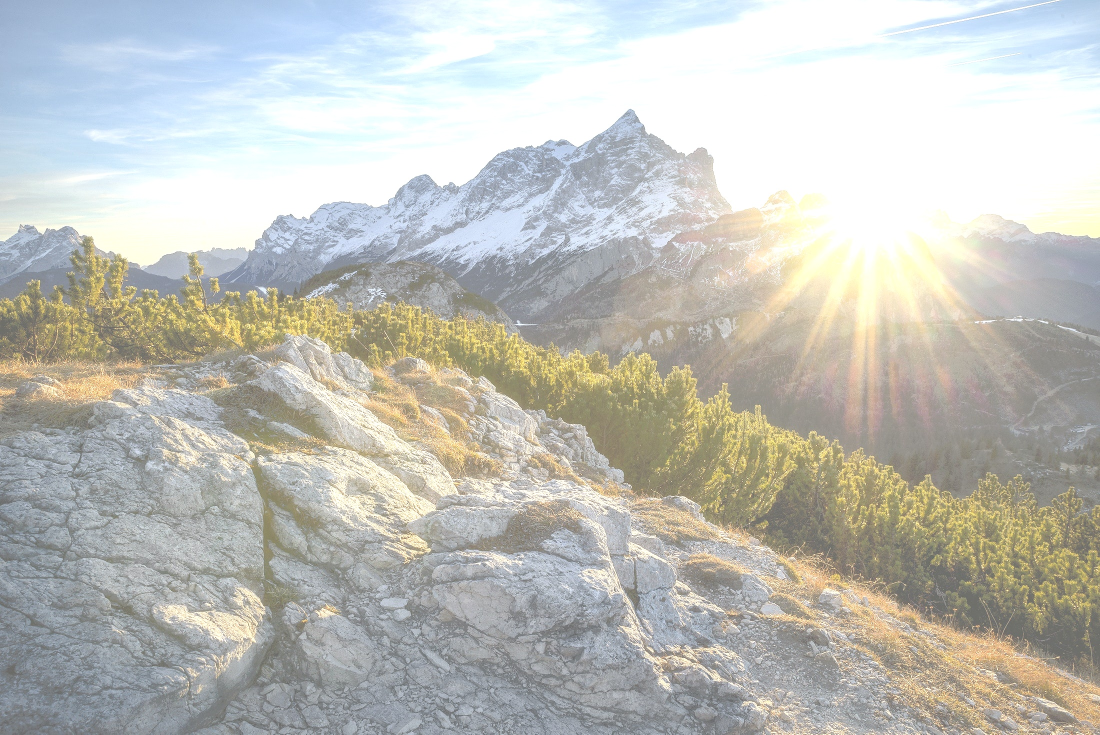
#> input picture new_scenery.jpg, 2200 x 1469 px (shown at 1/2 size)
$ python nomor_1.py
#> lines starting #> are read from the running program, lines starting #| are printed output that depends on the picture
import cv2
import matplotlib.pyplot as plt

# Membaca sebuah image ke dalam file
image = cv2.imread('./new_scenery.jpg')
#> image is the input picture: shape (1469, 2200, 3); mean B, G, R 185.4, 191.4, 190.8

# Membuat sebuah dimensi untuk image yang akan dibuat
height = int(image.shape[0] * 0.2)
#> height = 293
width = int(image.shape[1] * 0.2)
#> width = 440
dim = (height, width) ## DImensi baru dari image yang akan di resize
#> dim = (293, 440)

resized = cv2.resize(image, dim, interpolation=cv2.INTER_AREA) ## Resize image dengan dimensi yang baru
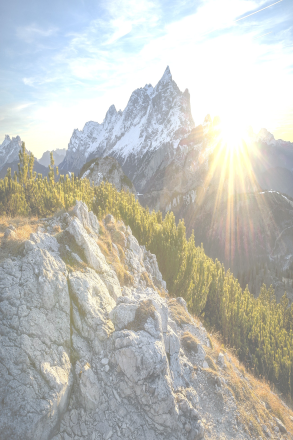
#> resized: shape (440, 293, 3); mean B, G, R 185.4, 191.4, 190.8
color = ['b', 'g', 'r'] #List dari warna yang akan ditampilkan pada histogram

fig = plt.figure() # Membuat sebuah figure dengan plt
fig.add_subplot(211).set_title('Gambar 1') # Membuat subplot pada figure
plt.imshow(cv2.cvtColor(image, cv2.COLOR_BGR2RGB)) #Tampilkan image dengan menggunakan plt

fig.add_subplot(212).set_title('Histogram') # Membuat subplot pada figure

for i, col in enumerate(color) : #melakukan looping sebanyak tiga kali
    """
    calcHist digunakan untuk membuat histogram.
    calcHist di bawah berisi tiga parameter yang terdiri dari :
    - resized, yaitu image yang telah di resize
    - [i], yaitu index channel gambar yang akan digunakan
    - None, yang berarti tidak menggunakan mask
    - [256] yang artinya ada 256 jenis value pada channel dari 0-255
    - [0, 256], yang artinya 0 adalah nilai minimum dan 255 adalah nilai maksimal
    """
    hist = cv2.calcHist([resized], [i], None, [256], [0, 256])
    plt.plot(hist, color=col)

plt.show() # Menampilkan figure
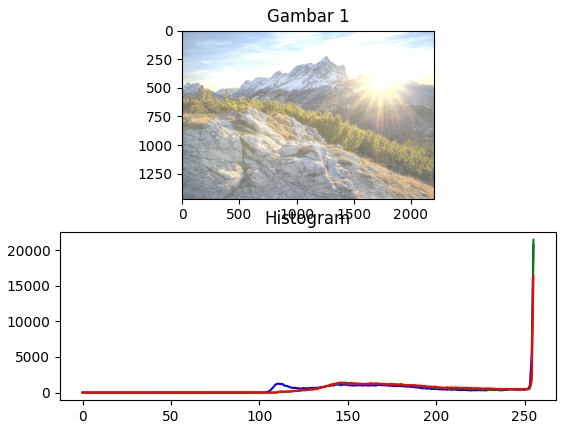
#> figure drawn by matplotlib, 2 panels; panel 2: curve peaks at x = 255, y = 20737; panel 2: curve peaks at x = 255, y = 21452; panel 2: curve peaks at x = 255, y = 16365
